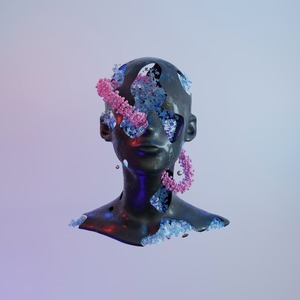
#> input picture data/sculpture_image.jpg, 300 x 300 px
$ python snakes.py
#> lines starting #> are read from the running program, lines starting #| are printed output that depends on the picture
import numpy as np
import matplotlib.pyplot as plt
from skimage.filters import gaussian
from skimage.segmentation import active_contour


s = np.linspace(0, 2*np.pi, 400)
r = 370 + 200*np.sin(s)
c = 220 + 200*np.cos(s)
init = np.array([r, c]).T

img = plt.imread("../data/sculpture_image.jpg")
#> img is the input picture: shape (300, 300, 3); mean R, G, B 163, 165.9, 190.4
snake = active_contour(gaussian(img, 3, preserve_range=False),
                       init, alpha=0.015, beta=10, gamma=0.001)
#> snake = 400 pairs, first value 186.9 to 246.6, second value 80.4 to 228.4
fig, ax = plt.subplots(figsize=(7, 7))
ax.imshow(img, cmap=plt.cm.gray)

ax.plot(init[:, 1], init[:, 0], '--r', lw=3)
ax.plot(snake[:, 1], snake[:, 0], '-b', lw=3)
ax.set_xticks([]), ax.set_yticks([])
ax.axis([0, img.shape[1], img.shape[0], 0])

plt.show()
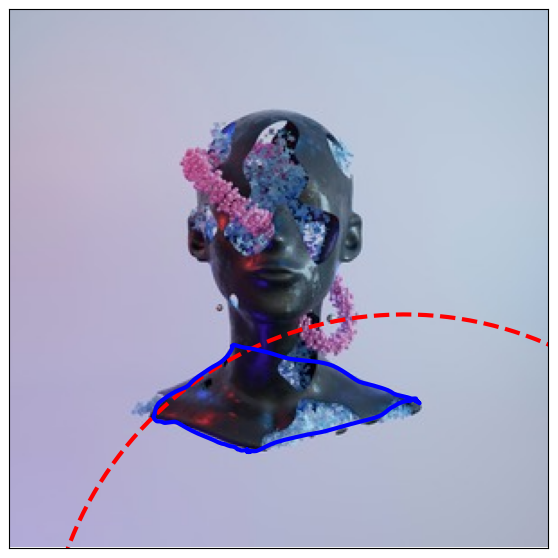
#> figure drawn by matplotlib, 1 panel
